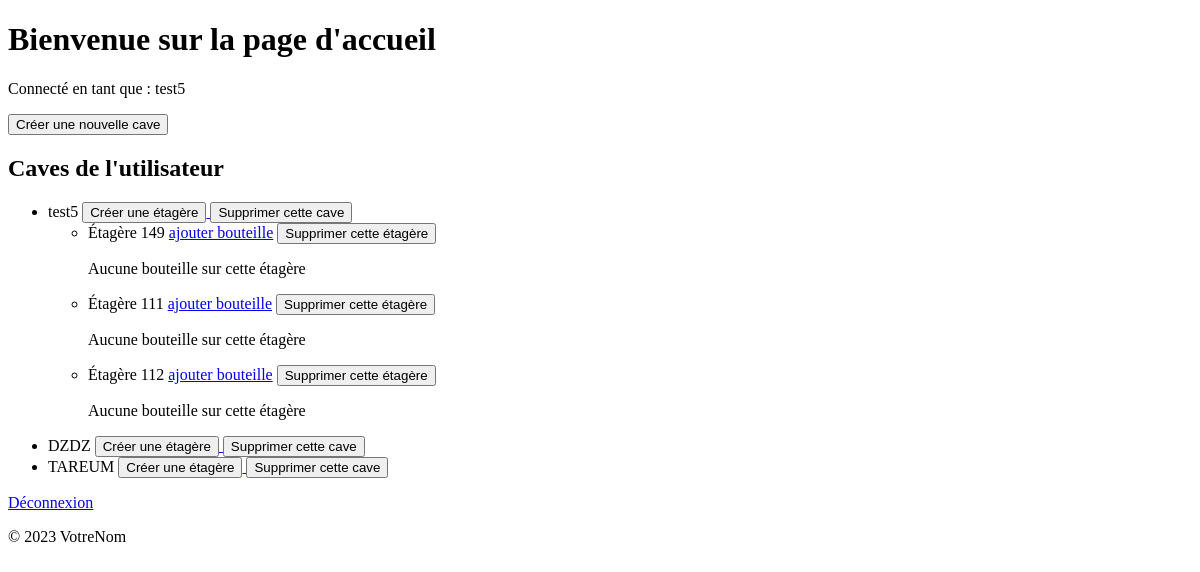
Page /accueil (signed in) on the earlier database version.
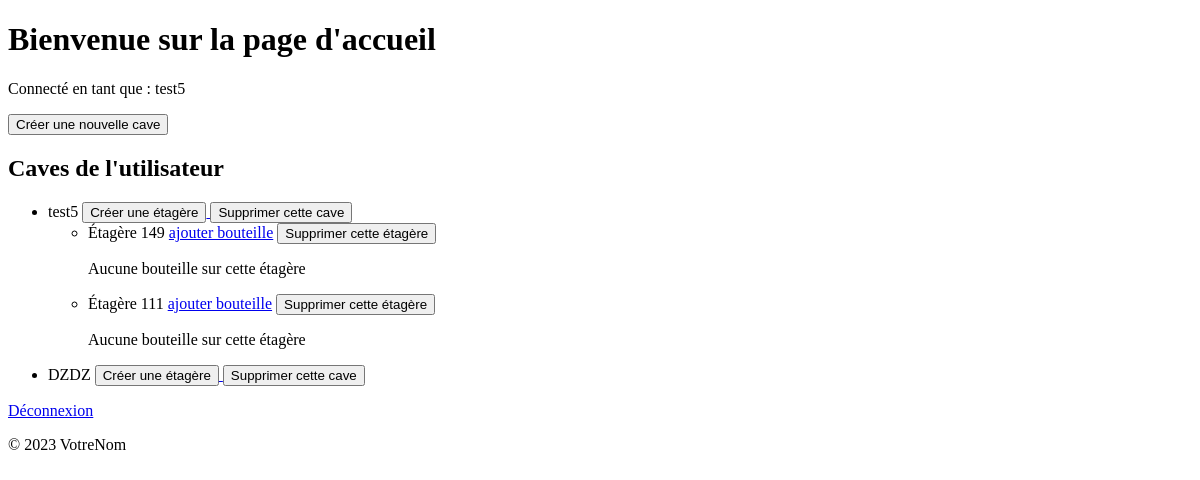
Same page on the later database version.
### tables this page shows
CREATE TABLE Caves (
                id_cave INTEGER PRIMARY KEY,
                nom_cave TEXT NOT NULL,
                proprietaire_id INTEGER NOT NULL,
                FOREIGN KEY (proprietaire_id) REFERENCES Utilisateurs(id_utilisateur)
            );

CREATE TABLE Etageres (
                id_etagere INTEGER PRIMARY KEY,
                numero INTEGER NOT NULL,
                region TEXT NOT NULL,
                emplacements_disponibles INTEGER NOT NULL,
                cave_associee_id INTEGER NOT NULL,
                FOREIGN KEY (cave_associee_id) REFERENCES Caves(id_cave)
            );

### app.py (the view)
@app.route("/")
@app.route("/accueil")
def accueil():
    if "logged_in" in session and session["logged_in"]:
        nom_utilisateur = session["username"]
        caves_utilisateur = Cave.afficher_details_cave(session["user_id"])
        if request.args.get("response") == "json":
            return jsonify({"status": "success", "msg": caves_utilisateur}), 200
        else:
            print(caves_utilisateur)
            return render_template(
                "accueil.html",
                nom_utilisateur=nom_utilisateur,
                caves_utilisateur=caves_utilisateur,
            )
    else:
        return redirect(url_for("users.deconnexion"))  # Rediriger vers la page de connexion après la déconnexion

### models/cave.py (called while the page is built)
    @staticmethod
    def get_utilisateur_caves(utilisateur_id):
        conn = sqlite3.connect("bdd.db")
        c = conn.cursor()
        c.execute("SELECT * FROM Caves WHERE proprietaire_id = ?", (utilisateur_id,))
        rows = c.fetchall()
        caves_utilisateur = [
            Cave(row[0], row[1], Utilisateur(row[2], None, None, None)) for row in rows
        ]
        conn.close()
        return caves_utilisateur

    @classmethod
    def afficher_details_cave(cls, user_id):
        conn = sqlite3.connect("bdd.db")
        c = conn.cursor()
        caves_utilisateur = Cave.get_utilisateur_caves(user_id)
        for current_cave in caves_utilisateur:
            c.execute(
                "SELECT * FROM Etageres WHERE cave_associee_id = ?",
                (current_cave.id_cave,),
            )
            etageres_cave = c.fetchall()
            for row in etageres_cave:
                etagere = Etagere(row[0], row[1], row[2], row[3], current_cave)
                etagere.bouteilles = etagere.charger_bouteilles()  # Charger les bouteilles pour l'étagère
                current_cave.etageres.append(etagere)
        conn.close()
        return caves_utilisateur

### templates/accueil.html (shortened to what this page needs)
<!DOCTYPE html>
<html lang="en">
<head>
</head>
<body>
    <header>
        <h1>Bienvenue sur la page d'accueil</h1>
        {% if nom_utilisateur %}
            <p>Connecté en tant que : {{ nom_utilisateur }}</p>
            <a href="{{ url_for('caves.creer_cave') }}"><button>Créer une nouvelle cave</button></a>
            <h2>Caves de l'utilisateur</h2>
            <ul>
                {% for cave in caves_utilisateur %}
                    <li>
                        {{ cave.nom_cave }}
                        <a href="{{ url_for('etagere.creer_etagere', cave_id=cave.id_cave) }}">
                            <button>Créer une étagère</button>
                        </a>
                        <form method="POST" action="{{ url_for('caves.supprimer_cave', id_cave=cave.id_cave) }}" style="display: inline;">
                            <button type="submit">Supprimer cette cave</button>
                        </form>
                        <ul>
                            {% for etagere in cave.etageres %}
                                <li>Étagère {{ etagere.numero }}
                                    <a href="{{ url_for('etagere.ajouter_bouteille_etagere', id_etagere=etagere.id_etagere)}}">ajouter bouteille</a>
                                    <form method="POST" action="{{ url_for('etagere.supprimer_etagere', id_etagere=etagere.id_etagere) }}" style="display: inline;">
                                        <button type="submit">Supprimer cette étagère</button>
                                    </form>
                                    {% if etagere.bouteilles %}
                                        <ul>
                                            {% for bouteille in etagere.bouteilles %}
                                                <li>{{ bouteille.nom }}
                                                    <a href="{{ url_for('etagere.supprimer_bouteille_etagere', id_etagere=etagere.id_etagere) }}">Supprimer cette bouteille</a>
                                                </li>
                                            {% endfor %}
                                        </ul>
                                    {% else %}
                                        <p>Aucune bouteille sur cette étagère</p>
                                    {% endif %}
                                </li>
                            {% endfor %}
                        </ul>
                    </li>
                {% endfor %}
            </ul>
        {% endif %}
    </header>
    <main>
        <a href="{{ url_for('users.deconnexion') }}">Déconnexion</a>
    </main>
    <footer>
        <p>© 2023 VotreNom</p>
    </footer>
</body>
</html>

Differences in the rows shown:
removed Etageres: numero "112", shown under Caves "test5"
removed Caves: nom_cave "TAREUM"
